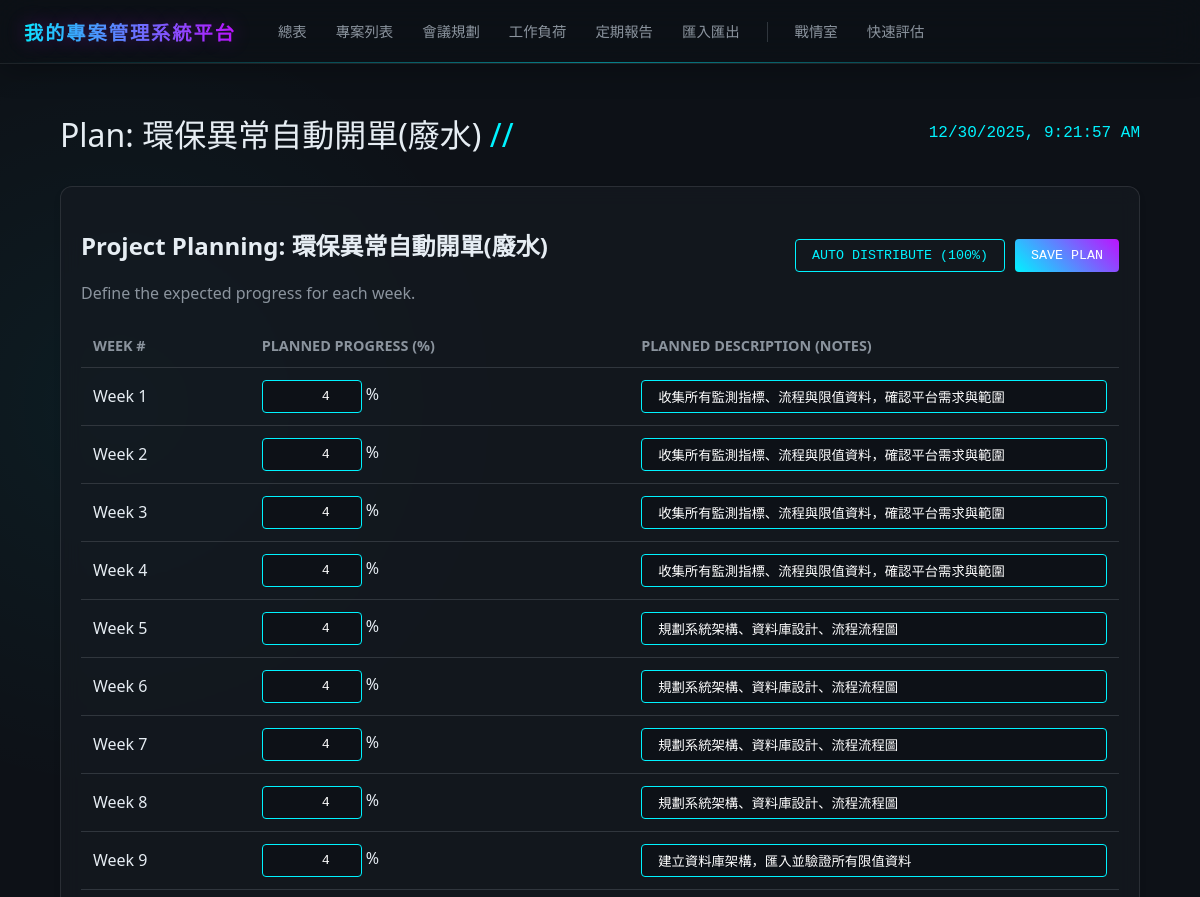
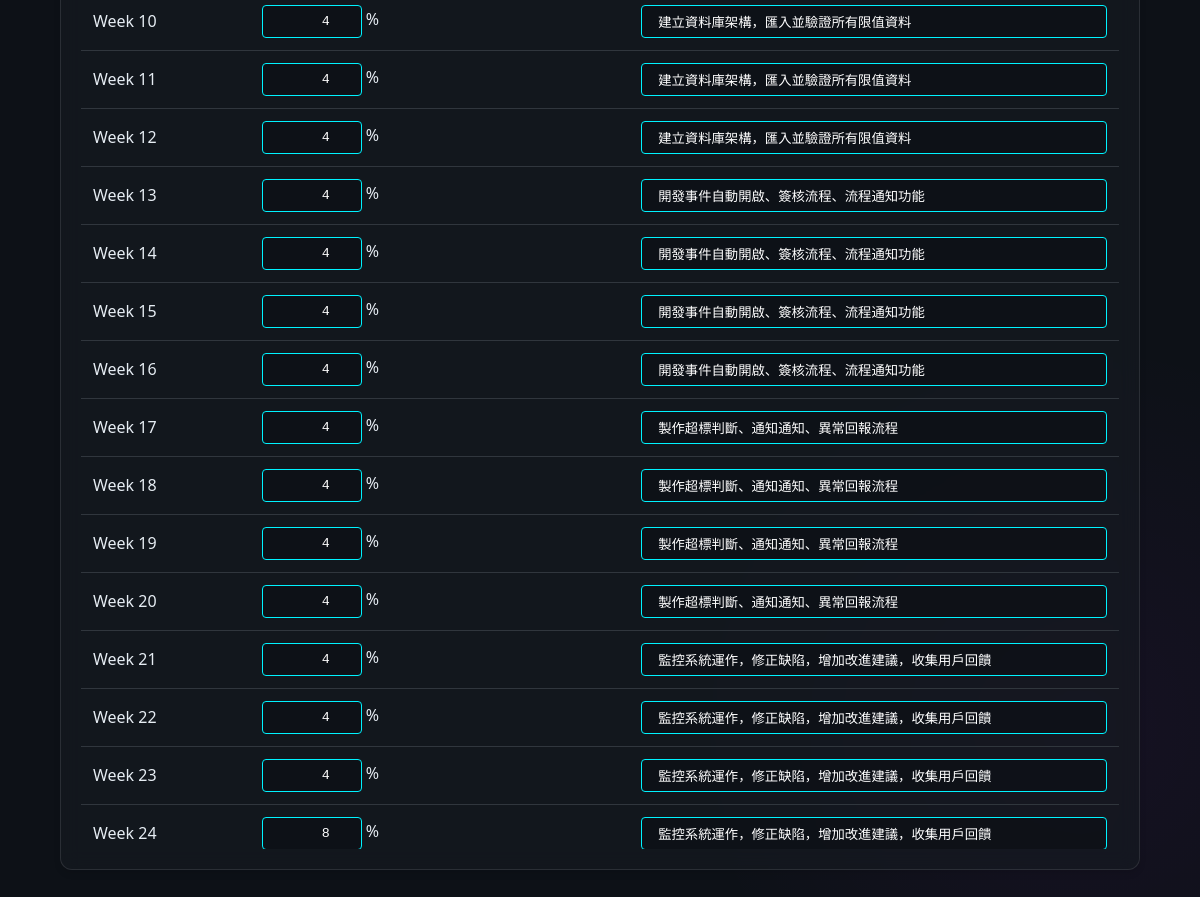
Page /projects/1/planning on the committed database (2 pictures, top to bottom).
### app/models.py (models this page shows)
class Project(Base):
    __tablename__ = "projects"
    id = Column(Integer, primary_key=True, index=True)
    name = Column(String, index=True)
    cft_unit = Column(String, index=True)  # Which CFT requested it
    request_unit = Column(String, nullable=True) # Demand Contact Unit
    year = Column(Integer, index=True)
    duration_weeks = Column(Integer, default=12) # New field
    status = Column(String, default="Planning") # Planning, Development, Testing, Complete
    progress = Column(Integer, default=0) # 0-100
    description = Column(Text, nullable=True)
    start_date = Column(Date, nullable=True)
    end_date = Column(Date, nullable=True) # Original planned end date?
    predicted_end_date = Column(Date, nullable=True) # New user requested field
    closure_date = Column(Date, nullable=True) # Date moved to maintenance
    kickoff_date = Column(Date, nullable=True)
    meeting_day = Column(String, nullable=True) # Mon, Tue, Wed, Thu, Fri
    meeting_time = Column(String, nullable=True) # HH:MM
    lead_engineer_id = Column(Integer, ForeignKey("engineers.id"), nullable=True)
    lead_engineer = relationship("Engineer", back_populates="projects")
    updates = relationship("ProjectUpdate", back_populates="project", cascade="all, delete-orphan")
    weekly_progress = relationship("WeeklyProgress", back_populates="project", cascade="all, delete-orphan")
    logs = relationship("ProjectLog", back_populates="project", order_by="desc(ProjectLog.created_at)", cascade="all, delete-orphan")
    maintenance_logs = relationship("MaintenanceLog", back_populates="project", order_by="desc(MaintenanceLog.log_date)", cascade="all, delete-orphan")
    sprints = relationship("Sprint", back_populates="project", cascade="all, delete-orphan")
    tasks = relationship("Task", back_populates="project", cascade="all, delete-orphan")

class WeeklyProgress(Base):
    __tablename__ = "weekly_progress"
    id = Column(Integer, primary_key=True, index=True)
    project_id = Column(Integer, ForeignKey("projects.id"))
    week_number = Column(Integer)
    year = Column(Integer)
    planned_progress = Column(Integer, default=0) # Percentage 0-100
    actual_progress = Column(Integer, default=0) # Percentage 0-100
    planned_description = Column(String)
    actual_description = Column(String, nullable=True)
    actual_hours = Column(Float, default=0.0)
    meeting_date = Column(Date, nullable=True) # Actual date of the meeting/log
    meeting_id = Column(Integer, ForeignKey("meetings.id"), nullable=True) # Linked meeting for verification
    project = relationship("Project", back_populates="weekly_progress")
    meeting = relationship("Meeting")

### app/main.py (the view)
@app.get("/projects/{project_id}/planning", response_class=HTMLResponse)
async def project_planning(request: Request, project_id: int, db: Session = Depends(get_db)):
    project = db.query(models.Project).filter(models.Project.id == project_id).first()
    if not project:
         return HTMLResponse("Project not found", status_code=404)
    weekly_data = db.query(models.WeeklyProgress).filter(models.WeeklyProgress.project_id == project_id).order_by(models.WeeklyProgress.week_number).all()
    safe_weekly_data = []
    for w in weekly_data:
        d = w.__dict__.copy()
        if "_sa_instance_state" in d:
            del d["_sa_instance_state"]
        for k, v in d.items():
            if isinstance(v, (date, datetime)):
                d[k] = str(v)
        safe_weekly_data.append(d)
    return templates.TemplateResponse("project_planning.html", {
        "request": request,
        "page_title": f"Plan: {project.name}",
        "project": project,
        "weekly_data": safe_weekly_data
    })

### templates/project_planning.html (shortened to what this page needs)
{% extends "base.html" %}
{% block content %}
<div class="card">
    <div style="display: flex; justify-content: space-between; align-items: center; margin-bottom: 20px;">
        <div>
            <h2>Project Planning: {{ project.name }}</h2>
            <div style="color: var(--text-secondary);">Define the expected progress for each week.</div>
        </div>
        <div style="gap: 10px; display: flex;">
            <button class="btn" onclick="autoDistribute()">Auto Distribute (100%)</button>
            <button class="btn btn-primary" onclick="savePlan()">Save Plan</button>
        </div>
    </div>
    <div style="max-height: 70vh; overflow-y: auto;">
        <table id="planningTable">
            <thead>
                <tr>
                    <th>Week #</th>
                    <th>Planned Progress (%)</th>
                    <th>Planned Description (Notes)</th>
                </tr>
            </thead>
            <tbody>
                {% for week in weekly_data %}
                <tr data-week="{{ week.week_number }}" data-year="{{ week.year }}">
                    <td>Week {{ week.week_number }}</td>
                    <td>
                        <input type="number" class="plan-input btn" style="width: 100px; text-align: right;"
                            value="{{ week.planned_progress }}" min="0" max="100"> %
                    </td>
                    <td>
                        <input type="text" class="plan-desc-input btn" style="width: 100%; text-align: left;"
                            value="{{ week.planned_description or '' }}" placeholder="e.g. Kickoff meeting">
                    </td>
                </tr>
                {% endfor %}
            </tbody>
        </table>
    </div>
</div>
{% endblock %}

### static/css/style.css (style rules this page uses)
:root { --bg-color: #0d1117; --card-bg: rgba(22, 27, 34, 0.7); --text-primary: #e6edf3; --text-secondary: #8b949e; --accent-cyan: #00f3ff; --accent-purple: #bc13fe; --accent-pink: #f72585; --status-green: #39FF14; --status-red: #FF3131; --status-purple: #BF00FF; --border-color: #30363d; --glass-border: 1px solid rgba(255, 255, 255, 0.1); }
* { box-sizing: border-box; }
body { background-color: var(--bg-color); color: var(--text-primary); font-family: 'Segoe UI', Roboto, Helvetica, Arial, sans-serif; margin: 0; padding: 0; overflow-x: hidden; background-image: radial-gradient(circle at 10% 20%, rgba(0, 243, 255, 0.05) 0%, transparent 20%), radial-gradient(circle at 90% 80%, rgba(188, 19, 254, 0.05) 0%, transparent 20%); }
.card { background: var(--card-bg); border: var(--glass-border); border-radius: 12px; padding: 20px; backdrop-filter: blur(10px); margin-bottom: 20px; box-shadow: 0 4px 6px rgba(0, 0, 0, 0.1); }
.btn { background: transparent; border: 1px solid var(--accent-cyan); color: var(--accent-cyan); padding: 8px 16px; border-radius: 4px; cursor: pointer; transition: all 0.3s ease; font-family: 'Courier New', monospace; text-transform: uppercase; }
.btn-primary { background: linear-gradient(45deg, var(--accent-cyan), var(--accent-purple)); border: none; color: white; }
table { width: 100%; border-collapse: collapse; }
th, td { padding: 12px; text-align: left; border-bottom: 1px solid var(--border-color); }
th { color: var(--text-secondary); font-size: 0.9em; text-transform: uppercase; }
input, textarea, select { background-color: rgba(13, 17, 23, 0.8) !important; color: #ffffff !important; border: 1px solid var(--accent-cyan); padding: 8px; border-radius: 4px; font-family: inherit; }

### rows in the picture
Project: name "環保異常自動開單(廢水)"
WeeklyProgress: week_number "1", planned_progress "4", planned_description "收集所有監測指標、流程與限值資料，確認平台需求與範圍"
WeeklyProgress: week_number "2", planned_progress "4", planned_description "收集所有監測指標、流程與限值資料，確認平台需求與範圍"
WeeklyProgress: week_number "3", planned_progress "4", planned_description "收集所有監測指標、流程與限值資料，確認平台需求與範圍"
WeeklyProgress: week_number "4", planned_progress "4", planned_description "收集所有監測指標、流程與限值資料，確認平台需求與範圍"
WeeklyProgress: week_number "5", planned_progress "4", planned_description "規劃系統架構、資料庫設計、流程流程圖"
WeeklyProgress: week_number "6", planned_progress "4", planned_description "規劃系統架構、資料庫設計、流程流程圖"
WeeklyProgress: week_number "7", planned_progress "4", planned_description "規劃系統架構、資料庫設計、流程流程圖"
WeeklyProgress: week_number "8", planned_progress "4", planned_description "規劃系統架構、資料庫設計、流程流程圖"
WeeklyProgress: week_number "9", planned_progress "4", planned_description "建立資料庫架構，匯入並驗證所有限值資料"
WeeklyProgress: week_number "10", planned_progress "4", planned_description "建立資料庫架構，匯入並驗證所有限值資料"
WeeklyProgress: week_number "11", planned_progress "4", planned_description "建立資料庫架構，匯入並驗證所有限值資料"
WeeklyProgress: week_number "12", planned_progress "4", planned_description "建立資料庫架構，匯入並驗證所有限值資料"
WeeklyProgress: week_number "13", planned_progress "4", planned_description "開發事件自動開啟、簽核流程、流程通知功能"
WeeklyProgress: week_number "14", planned_progress "4", planned_description "開發事件自動開啟、簽核流程、流程通知功能"
WeeklyProgress: week_number "15", planned_progress "4", planned_description "開發事件自動開啟、簽核流程、流程通知功能"
WeeklyProgress: week_number "16", planned_progress "4", planned_description "開發事件自動開啟、簽核流程、流程通知功能"
WeeklyProgress: week_number "17", planned_progress "4", planned_description "製作超標判斷、通知通知、異常回報流程"
WeeklyProgress: week_number "18", planned_progress "4", planned_description "製作超標判斷、通知通知、異常回報流程"
WeeklyProgress: week_number "19", planned_progress "4", planned_description "製作超標判斷、通知通知、異常回報流程"
WeeklyProgress: week_number "20", planned_progress "4", planned_description "製作超標判斷、通知通知、異常回報流程"
WeeklyProgress: week_number "21", planned_progress "4", planned_description "監控系統運作，修正缺陷，增加改進建議，收集用戶回饋"
WeeklyProgress: week_number "22", planned_progress "4", planned_description "監控系統運作，修正缺陷，增加改進建議，收集用戶回饋"
WeeklyProgress: week_number "23", planned_progress "4", planned_description "監控系統運作，修正缺陷，增加改進建議，收集用戶回饋"
WeeklyProgress: week_number "24", planned_progress "8", planned_description "監控系統運作，修正缺陷，增加改進建議，收集用戶回饋"

### other values in the picture
{{ page_title }} "Plan: 環保異常自動開單(廢水)"
